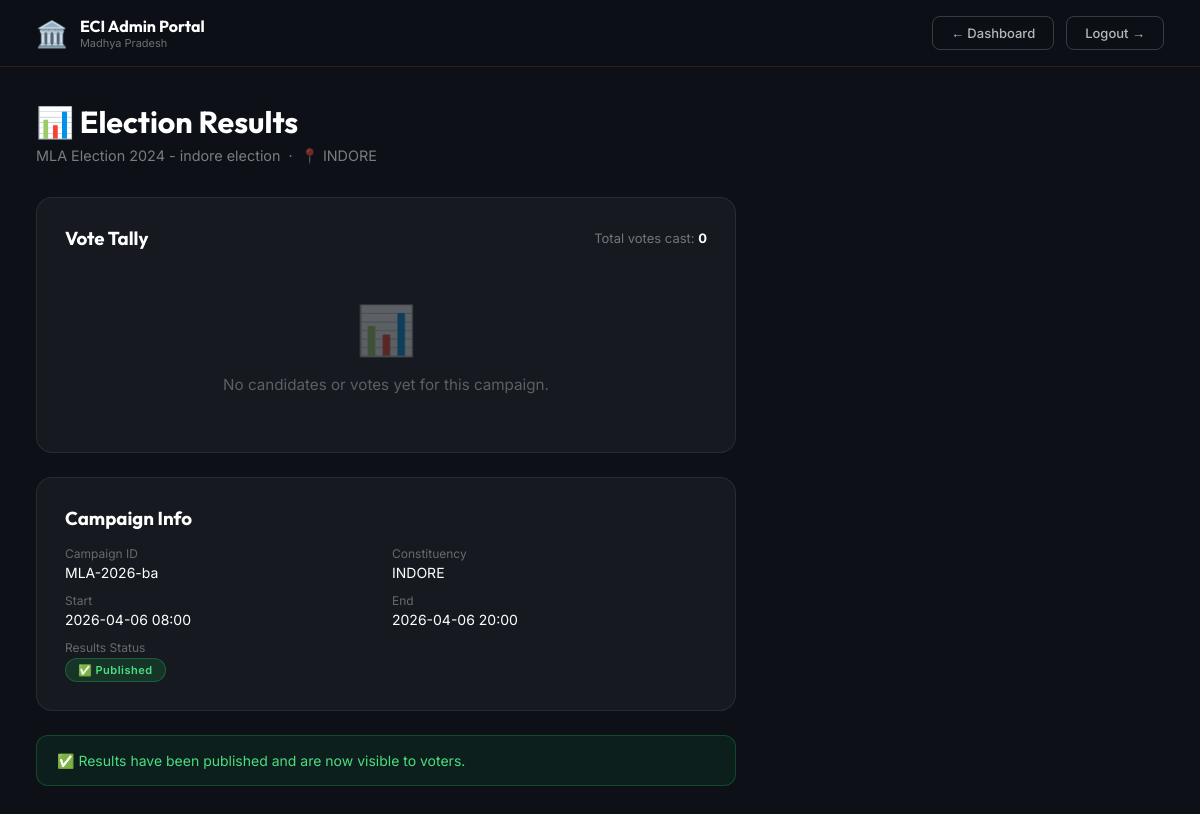
Screenshot of /admin/results/MLA-2026-ba (signed in) with the database file from the repository.
### tables this page shows
CREATE TABLE campaigns (
        campaign_id TEXT PRIMARY KEY,
        campaign_name TEXT NOT NULL,
        constituency TEXT NOT NULL,
        start_dt TEXT NOT NULL,
        end_dt TEXT NOT NULL,
        result_published INTEGER DEFAULT 0
    );

### app.py (the view)
@app.route('/admin/results/<campaign_id>', methods=['GET', 'POST'])
def admin_results(campaign_id):
    if not session.get('admin'):
        return redirect(url_for('admin_login'))
    con = get_db()
    cur = con.cursor()
    if request.method == 'POST' and request.form.get('action') == 'publish':
        cur.execute("UPDATE campaigns SET result_published=1 WHERE campaign_id=?", (campaign_id,))
        con.commit()
        flash('Results published successfully!', 'success')
    cur.execute("SELECT * FROM campaigns WHERE campaign_id=?", (campaign_id,))
    campaign = cur.fetchone()
    if not campaign:
        flash('Campaign not found.', 'error')
        con.close()
        return redirect(url_for('admin_dashboard'))
    cur.execute("""
        SELECT c.candidate_id, c.candidate_name, c.party_name, c.party_symbol,
               COUNT(v.voter_id) as vote_count
        FROM candidates c
        LEFT JOIN votes v ON c.candidate_id=v.candidate_id AND c.campaign_id=v.campaign_id
        WHERE c.campaign_id=?
        GROUP BY c.candidate_id ORDER BY vote_count DESC
    """, (campaign_id,))
    results = cur.fetchall()
    total_votes = sum(r['vote_count'] for r in results)
    con.close()
    return render_template('admin/results.html', campaign=campaign, results=results, total_votes=total_votes)

### app.py (called while the page is built)
def get_db():
    con = sqlite3.connect(DB_PATH, timeout=20)
    con.row_factory = sqlite3.Row
    return con

### templates/admin/results.html (shortened to what this page needs)
{% extends 'base.html' %}
{% block body_class %}admin-body portal-body{% endblock %}
{% block extra_css %}<link rel="stylesheet" href="{{ url_for('static', filename='admin.css') }}">{% endblock %}
{% block content %}
<nav class="portal-nav admin-nav">
  <a href="{{ url_for('admin_dashboard') }}" class="nav-brand">
    <span class="nav-brand-icon">🏛️</span>
    <div>
      <div class="nav-brand-text">ECI Admin Portal</div>
      <div class="nav-brand-sub">Madhya Pradesh</div>
    </div>
  </a>
  <div class="nav-actions">
    <a href="{{ url_for('admin_dashboard') }}" class="nav-logout">← Dashboard</a>
    <a href="{{ url_for('admin_logout') }}" class="nav-logout">Logout →</a>
  </div>
</nav>
<div class="portal-content">
  <div class="page-header">
    <h1>📊 Election Results</h1>
    <p>{{ campaign['campaign_name'] }} &nbsp;·&nbsp; 📍 {{ campaign['constituency'] }}</p>
  </div>
  <div style="max-width:700px">
    <div class="card" style="margin-bottom:24px">
      <div style="display:flex;justify-content:space-between;align-items:center;margin-bottom:20px">
        <h3 style="color:white;font-family:'Outfit',sans-serif">Vote Tally</h3>
        <span style="color:rgba(255,255,255,0.4);font-size:13px">Total votes cast: <strong style="color:white">{{ total_votes }}</strong></span>
      </div>
      {% if results %}
        {% for r in results %}
        {% set pct = ((r['vote_count'] / total_votes * 100) if total_votes > 0 else 0)|round(1) %}
        <div class="result-bar-wrap">
          <div class="result-bar-label">
            <span class="result-bar-name">
              {{ r['party_symbol'] or '🗳️' }} &nbsp;{{ r['candidate_name'] }}
              <span style="color:rgba(255,255,255,0.35);font-weight:400;font-size:12px"> — {{ r['party_name'] }}</span>
            </span>
            <span class="result-bar-count">{{ r['vote_count'] }} votes ({{ pct }}%)</span>
          </div>
          <div class="result-bar-track">
            <div class="result-bar-fill {% if loop.first %}winner{% endif %}" style="width:{{ pct }}%"></div>
          </div>
        </div>
        {% endfor %}
      {% else %}
        <div class="empty-state" style="padding:30px 0">
          <span class="empty-icon">📊</span>
          <p>No candidates or votes yet for this campaign.</p>
        </div>
      {% endif %}
    </div>
    <div class="card" style="margin-bottom:24px">
      <h3 style="color:white;font-family:'Outfit',sans-serif;margin-bottom:16px">Campaign Info</h3>
      <div style="display:grid;grid-template-columns:1fr 1fr;gap:12px">
        <div><div style="color:rgba(255,255,255,0.35);font-size:12px;margin-bottom:3px">Campaign ID</div><div style="color:white;font-size:14px">{{ campaign['campaign_id'] }}</div></div>
        <div><div style="color:rgba(255,255,255,0.35);font-size:12px;margin-bottom:3px">Constituency</div><div style="color:white;font-size:14px">{{ campaign['constituency'] }}</div></div>
        <div><div style="color:rgba(255,255,255,0.35);font-size:12px;margin-bottom:3px">Start</div><div style="color:white;font-size:14px">{{ campaign['start_dt'][:16]|replace('T',' ') }}</div></div>
        <div><div style="color:rgba(255,255,255,0.35);font-size:12px;margin-bottom:3px">End</div><div style="color:white;font-size:14px">{{ campaign['end_dt'][:16]|replace('T',' ') }}</div></div>
        <div><div style="color:rgba(255,255,255,0.35);font-size:12px;margin-bottom:3px">Results Status</div>
          <div>{% if campaign['result_published'] %}<span class="badge badge-active">✅ Published</span>{% else %}<span class="badge badge-upcoming">⏳ Not Published</span>{% endif %}</div>
        </div>
      </div>
    </div>
    {% if not campaign['result_published'] %}
    <form method="POST" action="{{ url_for('admin_results', campaign_id=campaign['campaign_id']) }}" onsubmit="return confirm('Publish results publicly? This cannot be undone.')">
      <input type="hidden" name="action" value="publish">
      <button type="submit" class="btn btn-create" style="padding:14px 32px;font-size:15px">
        🚀 &nbsp;Publish Results to Voters
      </button>
    </form>
    {% else %}
    <div style="background:rgba(34,197,94,0.08);border:1px solid rgba(34,197,94,0.25);border-radius:12px;padding:16px 20px;color:#4ade80;font-size:14px">
      ✅ Results have been published and are now visible to voters.
    </div>
    {% endif %}
  </div>
</div>
{% endblock %}

### static/style.css (style rules this page uses)
*, *::before, *::after { margin: 0; padding: 0; box-sizing: border-box; }
:root { --font-main: 'Inter', sans-serif; --font-display: 'Outfit', sans-serif; --radius: 14px; --radius-sm: 8px; --shadow: 0 8px 32px rgba(0,0,0,0.25); --transition: all 0.3s cubic-bezier(0.4, 0, 0.2, 1); }
body { font-family: var(--font-main); min-height: 100vh; }
.portal-body { min-height: 100vh; }
.portal-nav { display: flex; align-items: center; justify-content: space-between; padding: 16px 36px; border-bottom: 1px solid rgba(255,255,255,0.07); position: sticky; top: 0; z-index: 100; backdrop-filter: blur(20px); }
.nav-brand { display: flex; align-items: center; gap: 12px; text-decoration: none; }
.nav-brand-icon { font-size: 1.6rem; }
.nav-brand-text { font-family: var(--font-display); font-size: 1rem; font-weight: 700; color: white; }
.nav-brand-sub { font-size: 11px; color: rgba(255,255,255,0.4); }
.nav-actions { display: flex; align-items: center; gap: 12px; }
.nav-logout { padding: 8px 18px; border-radius: var(--radius-sm); font-size: 13px; font-weight: 500; text-decoration: none; transition: var(--transition); border: 1px solid rgba(255,255,255,0.18); color: rgba(255,255,255,0.7); }
.portal-content { padding: 36px; max-width: 1200px; margin: 0 auto; }
.page-header { margin-bottom: 32px; }
.page-header h1 { font-family: var(--font-display); font-size: 1.9rem; font-weight: 700; color: white; margin-bottom: 6px; }
.page-header p { color: rgba(255,255,255,0.45); font-size: 0.9rem; }
.card { background: rgba(255,255,255,0.04); border: 1px solid rgba(255,255,255,0.08); border-radius: 16px; padding: 28px; transition: var(--transition); }
.badge { display: inline-block; padding: 4px 12px; border-radius: 999px; font-size: 11px; font-weight: 600; letter-spacing: 0.5px; }
.badge-active { background: rgba(34,197,94,0.15); color: #4ade80; border: 1px solid rgba(34,197,94,0.3); }
.empty-state { text-align: center; padding: 60px 20px; color: rgba(255,255,255,0.3); }
.empty-state .empty-icon { font-size: 3rem; margin-bottom: 16px; display: block; }
.empty-state p { font-size: 0.95rem; }

### static/admin.css (style rules this page uses)
:root { --accent: #f97316; --accent-glow: rgba(249,115,22,0.2); --accent-subtle: rgba(249,115,22,0.08); --bg: #0d1117; --bg2: #161b22; --bg3: #1f2937; }
.admin-body { background: var(--bg); }
.admin-nav { background: rgba(13,17,23,0.9); border-bottom-color: rgba(249,115,22,0.15); }

### rows the page displays
campaigns: campaign_name "MLA Election 2024 - indore election", constituency "INDORE", campaign_id "MLA-2026-ba", start_dt "2026-04-06 08:00", end_dt "2026-04-06 20:00"

### other values shown
{{ total_votes }} "0"
